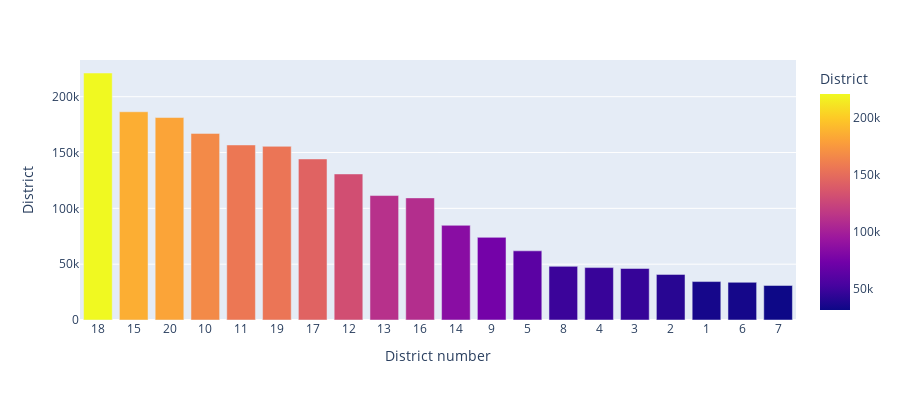

Write notebook code for a chart like this one.
### Code cell
arrondissement_count = df_final["ARRONDISSEMENT"].value_counts()

fig = px.bar(arrondissement_count, x=arrondissement_count.index, y='ARRONDISSEMENT',
             hover_data=[arrondissement_count.index, 'ARRONDISSEMENT'], color='ARRONDISSEMENT',
             labels={'index': "District number",'ARRONDISSEMENT':'District'}, height=400)
fig.update_xaxes(type='category')
fig.show()
# USE INDEX AS X AXIS

### Figure 1 — Plotly figure (JSON) as saved in the notebook; plotly's stock layout.template omitted (floating-point values rounded to 4 significant figures)
{"data": [{"alignmentgroup": "True", "hovertemplate": "District number=%{x}<br>District=%{marker.color}<extra></extra>", "legendgroup": "", "marker": {"color": [221234, 186519, 181347, 167116, 156780, 155549, 144246, 130825, 111478, 109372, 84805, 74016, 61946, 48050, 46946, 46155, 40848, 34424, 33771, 30939], "coloraxis": "coloraxis", "pattern": {"shape": ""}}, "name": "", "offsetgroup": "", "orientation": "v", "showlegend": false, "textposition": "auto", "type": "bar", "x": [18, 15, 20, 10, 11, 19, 17, 12, 13, 16, 14, 9, 5, 8, 4, 3, 2, 1, 6, 7], "xaxis": "x", "y": [221234, 186519, 181347, 167116, 156780, 155549, 144246, 130825, 111478, 109372, 84805, 74016, 61946, 48050, 46946, 46155, 40848, 34424, 33771, 30939], "yaxis": "y"}], "layout": {"barmode": "relative", "coloraxis": {"colorbar": {"title": {"text": "District"}}, "colorscale": [[0, "#0d0887"], [0.1111, "#46039f"], [0.2222, "#7201a8"], [0.3333, "#9c179e"], [0.4444, "#bd3786"], [0.5556, "#d8576b"], [0.6667, "#ed7953"], [0.7778, "#fb9f3a"], [0.8889, "#fdca26"], [1, "#f0f921"]]}, "height": 400, "legend": {"tracegroupgap": 0}, "margin": {"t": 60}, "xaxis": {"anchor": "y", "domain": [0, 1], "title": {"text": "District number"}, "type": "category"}, "yaxis": {"anchor": "x", "domain": [0, 1], "title": {"text": "District"}}}}
